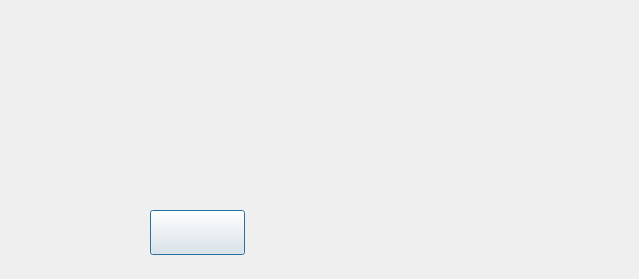
<?xml version="1.0" encoding="UTF-8"?>
<ui version="4.0">
 <class>QuitDialog</class>
 <widget class="QDialog" name="QuitDialog">
  <property name="enabled">
   <bool>true</bool>
  </property>
  <property name="geometry">
   <rect>
    <x>0</x>
    <y>0</y>
    <width>639</width>
    <height>279</height>
   </rect>
  </property>
  <property name="windowTitle">
   <string>退出游戏</string>
  </property>
  <property name="windowIcon">
   <iconset>
    <normalon>:/show/image/smallicon.jpg</normalon>
   </iconset>
  </property>
  <property name="autoFillBackground">
   <bool>false</bool>
  </property>
  <property name="styleSheet">
   <string notr="true">background-image: url(:/show/image/QuitBackgroud.png);</string>
  </property>
  <property name="sizeGripEnabled">
   <bool>false</bool>
  </property>
  <property name="modal">
   <bool>true</bool>
  </property>
  <widget class="QPushButton" name="YesButton">
   <property name="geometry">
    <rect>
     <x>150</x>
     <y>210</y>
     <width>95</width>
     <height>45</height>
    </rect>
   </property>
   <property name="styleSheet">
    <string notr="true">* { background-image: url(:/show/image/YesButton.png);

}

:hover { background-image: url(:/show/image/YesButton2.png);}


:pressed { border: none; }
</string>
   </property>
   <property name="text">
    <string/>
   </property>
   <property name="flat">
    <bool>false</bool>
   </property>
  </widget>
  <widget class="QPushButton" name="NoButton">
   <property name="geometry">
    <rect>
     <x>390</x>
     <y>210</y>
     <width>95</width>
     <height>45</height>
    </rect>
   </property>
   <property name="styleSheet">
    <string notr="true">* { background-image: url(:/show/image/NoButton.png);

}

:hover { background-image: url(:/show/image/NoButton2.png);}


:pressed { border: none; }
</string>
   </property>
   <property name="text">
    <string/>
   </property>
   <property name="flat">
    <bool>true</bool>
   </property>
  </widget>
 </widget>
 <resources/>
 <connections/>
</ui>
